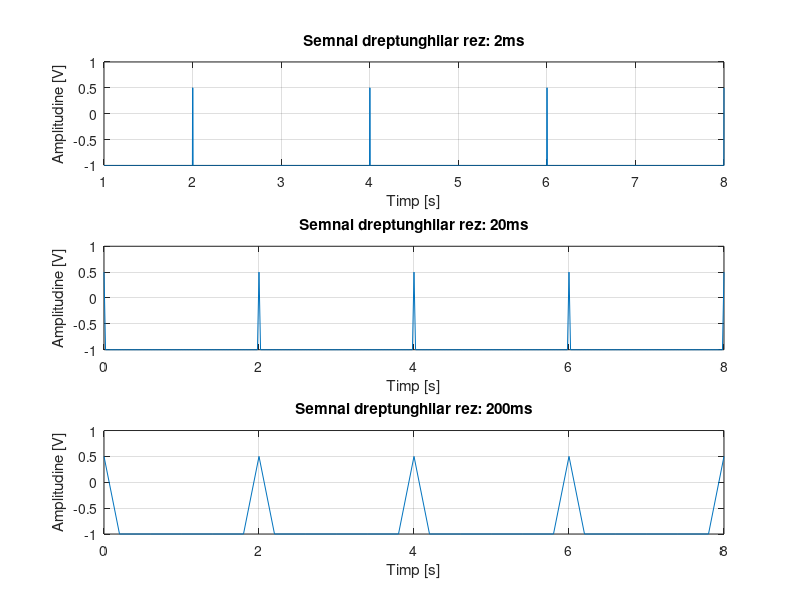

Source code (MATLAB):
perioada = 2;
frecventa = 1/perioada;
w = 2*pi*frecventa; % pulsatia
rezolutie1 = 0.002; % 2ms
rezolutie2 = 0.02; %20ms
rezolutie3 = 0.2; %2ms
t1 = 1:rezolutie1:perioada * 4;
t2 = 0:rezolutie2:perioada * 4;
t3 = 0:rezolutie3:perioada * 4;
duty = 1/4; % factor de umplere
semnalDreptunghilar1 = ((3/4)*square(t1*w, duty)) - (1/4);
semnalDreptunghilar2 = ((3/4)*square(t2*w, duty)) - (1/4);
semnalDreptunghilar3 = ((3/4)*square(t3*w, duty)) - (1/4);
subplot(3,1,1),plot(t1,semnalDreptunghilar1), title("Semnal dreptunghilar rez: 2ms"), xlabel("Timp [s]"), ylabel("Amplitudine [V]"), grid;
subplot(3,1,2),plot(t2,semnalDreptunghilar2), title("Semnal dreptunghilar rez: 20ms"), xlabel("Timp [s]"), ylabel("Amplitudine [V]"), grid;
subplot(3,1,3),plot(t3,semnalDreptunghilar3), title("Semnal dreptunghilar rez: 200ms"), xlabel("Timp [s]"), ylabel("Amplitudine [V]"), grid;